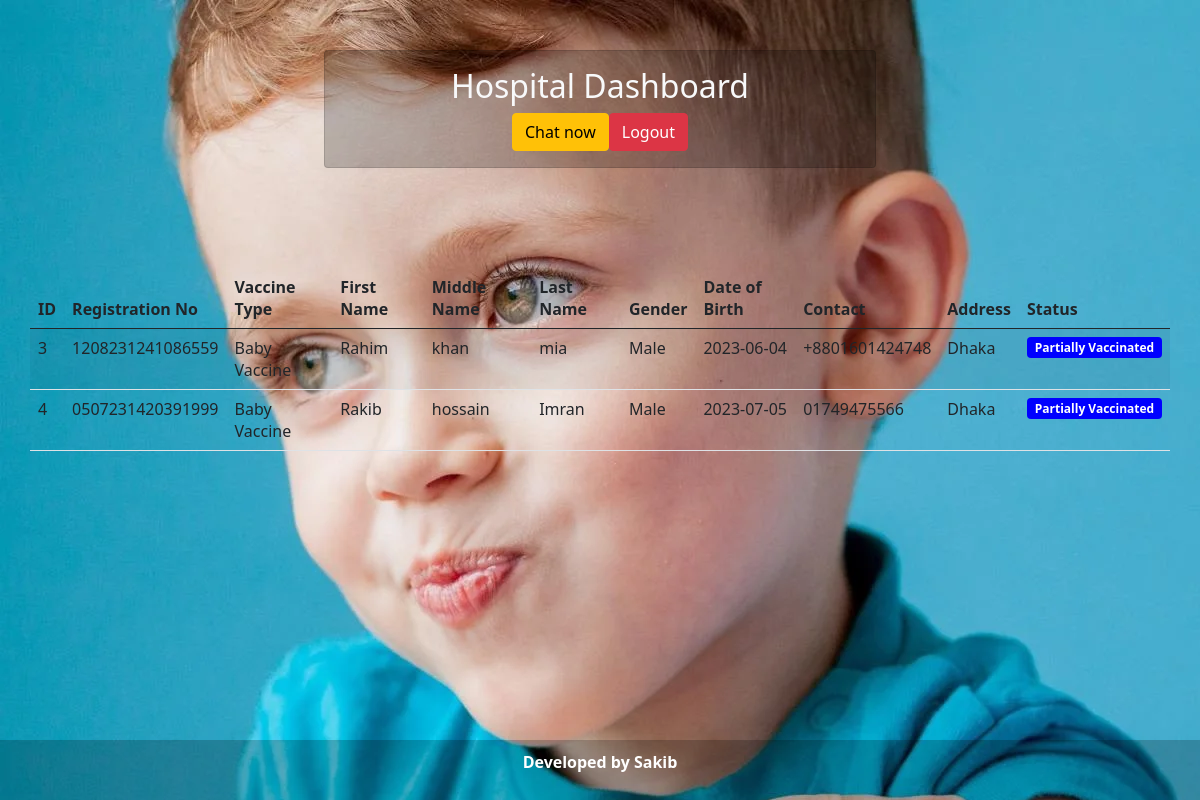
Screenshot of /Hospital/Dashboard.php (signed in) with the database file from the repository.
### tables this page shows
CREATE TABLE `individual_list` (
  `id` int(30) NOT NULL,
  `tracking_code` varchar(50) NOT NULL,
  `Vaccine_type` varchar(30) NOT NULL,
  `firstname` text NOT NULL,
  `middlename` text NOT NULL,
  `lastname` text NOT NULL,
  `gender` varchar(50) NOT NULL,
  `dob` date NOT NULL,
  `contact` varchar(100) NOT NULL,
  `address` text NOT NULL,
  `status` int(3) NOT NULL DEFAULT 0,
  `date_created` datetime NOT NULL DEFAULT current_timestamp(),
  `date_updated` datetime DEFAULT NULL ON UPDATE current_timestamp()
);

### Hospital/Dashboard.php (the view, shortened to what this page needs)
<?php
$conn = mysqli_connect('localhost', 'root', '', 'vaccinated_db');
if (session_status() == PHP_SESSION_NONE) {
    if (isset($_SESSION['userdata'])) {
        echo "<script> location.href='../index.php'; </script>";
        exit();
    } else if (isset($_SESSION['GenLuserdata'])) {
?>
<!DOCTYPE html>
<html>
<head>
    <link href="https://cdn.jsdelivr.net/npm/bootstrap@5.0.2/dist/css/bootstrap.min.css" rel="stylesheet">
</head>
<body>
<div class="card">
  <div class="card-body">
    <div>
    <h2 class="text-light text-center">Hospital Dashboard</h2>
        <div class="d-inline d-flex justify-content-center">
            <a href="chat.php" class="btn btn-warning">Chat now</a>
            <a href="Logout.php" class="text-decoration-none btn btn-danger"> Logout </a>
        </div>
    </div>
    </div>
</div>
    <div class="container">
        <div class="row dataTable">
            <table class="table table-striped">
                <thead>
                    <tr>
                        <th>ID</th>
                        <th>Registration No</th>
                        <th>Vaccine Type</th>
                        <th>First Name</th>
                        <th>Middle Name</th>
                        <th>Last Name</th>
                        <th>Gender</th>
                        <th>Date of Birth</th>
                        <th>Contact</th>
                        <th>Address</th>
                        <th>Status</th>
                    </tr>
                </thead>
                <tbody>
                    <?php
                    $query = "SELECT * FROM individual_list";
                    $result = mysqli_query($conn, $query);
                    if ($result) {
                        if (mysqli_num_rows($result) > 0) {
                            while ($row = mysqli_fetch_assoc($result)) {
                                echo "<tr>";
                                echo "<td>" . $row['id'] . "</td>";
                                echo "<td>" . $row['tracking_code'] . "</td>";
                                echo "<td>" . $row['Vaccine_type'] . "</td>";
                                echo "<td>" . $row['firstname'] . "</td>";
                                echo "<td>" . $row['middlename'] . "</td>";
                                echo "<td>" . $row['lastname'] . "</td>";
                                echo "<td>" . $row['gender'] . "</td>";
                                echo "<td>" . $row['dob'] . "</td>";
                                echo "<td>" . $row['contact'] . "</td>";
                                echo "<td>" . $row['address'] . "</td>";
                                echo "<td>";
                                if ($row['status'] == 0) {
                                    echo "<span class='badge badge-red'>Pending</span>";
                                } elseif ($row['status'] == 1) {
                                    echo "<span class='badge badge-yellow'>Partially Vaccinated</span>";
                                } elseif ($row['status'] == 999) {
                                    echo "<span class='badge badge-green'>Fully Vaccinated</span>";
                                }
                                echo "</td>";
                                echo "</tr>";
                            }
                        } else {
                            echo "<tr><td colspan='11'>No data found.</td></tr>";
                        }
                    } else {
                        echo "<tr><td colspan='11'>Error executing the query: " . mysqli_error($conn) . "</td></tr>";
                    }
                    ?>
                </tbody>
            </table>
        </div>
    </div>
    <footer style="text-align: center;padding: 10px;">
    <p>Developed by Sakib</p>
</footer>
</body>
</html>
<?php
    } else {
        echo "<script> location.href='../index.php'; </script>";
        exit();
    }
} else {
    echo "<script> location.href='../index.php'; </script>";
    exit();
}
?>

### Hospital/Dashboard.php (style rules this page uses)
body { background-image: url("../dist/img/bg.png"); }
.badge { display: inline-block; padding: 5px 10px; font-size: 12px; font-weight: 600; border-radius: 10px; }
.badge-yellow { background-color: #ffff00; color: #000; }
.badge-yellow { background-color: #0000ff; color: #fff; }
.dataTable { position: relative; top:150px; }
.card { position: relative; display: flex; flex-direction: column; min-width: 0; word-wrap: break-word; background-color: #00000036; background-clip: border-box; border: 1px solid rgba(0,0,0,.125); border-radius: 0.25rem; margin: 0 auto; top: 50px; width: 46%; }
footer { position: absolute; bottom: 0; width: 100%; background-color: #00000036; color: #fff; font-weight: 700; }

### rows the page displays
individual_list: id "3", tracking_code "1208231241086559", Vaccine_type "Baby Vaccine", firstname "Rahim", middlename "khan", lastname "mia", gender "Male", dob "2023-06-04", contact "+8801601424748", address "Dhaka", status "Partially Vaccinated"
individual_list: id "4", tracking_code "0507231420391999", Vaccine_type "Baby Vaccine", firstname "Rakib", middlename "hossain", lastname "Imran", gender "Male", dob "2023-07-05", contact "01749475566", address "Dhaka", status "Partially Vaccinated"
